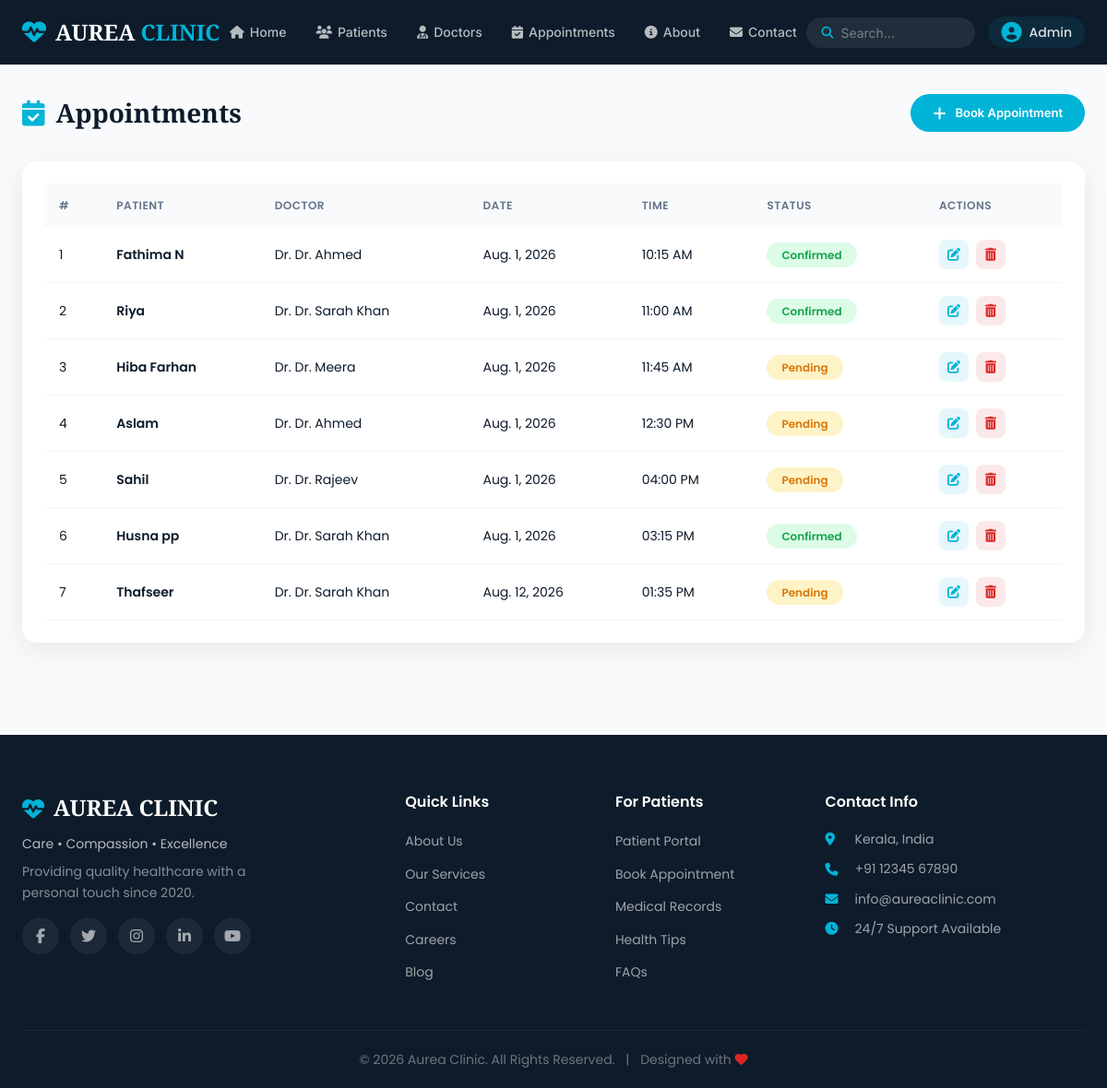
The app's page /appointments/ with its own data.
### appointments/models.py (models this page shows, shortened)
class Appointment(models.Model):
    STATUS_CHOICES = [
        ('Confirmed', 'Confirmed'),
        ('Pending', 'Pending'),
    ]
    patient = models.ForeignKey(Patient, on_delete=models.CASCADE)
    doctor = models.ForeignKey(Doctor, on_delete=models.CASCADE)
    date = models.DateField()
    time = models.TimeField()
    reason = models.CharField(max_length=200, blank=True)
    status = models.CharField(max_length=20, choices=STATUS_CHOICES, default='Pending')

### patients/models.py (models this page shows, shortened)
class Patient(models.Model):
    name = models.CharField(max_length=100)
    age = models.IntegerField()
    phone = models.CharField(max_length=15)
    disease = models.TextField()

### doctors/models.py (models this page shows, shortened)
class Doctor(models.Model):
    name = models.CharField(max_length=100)
    specialization = models.CharField(max_length=100)
    phone = models.CharField(max_length=15)
    email = models.EmailField()
    department = models.ForeignKey(
        Department,
        on_delete=models.CASCADE
    )

### appointments/views.py (the view)
# urls.py: path('', views.appointment_list, name='appointment_list'),
def appointment_list(request):
    appointments = Appointment.objects.all()
    patients = Patient.objects.all()
    doctors = Doctor.objects.all()
    context = {
        'appointments': appointments,
        'patients': patients,
        'doctors': doctors,
    }
    return render(request, 'appointments/list.html', context)

### templates/appointments/list.html (shortened to what this page needs)
{% extends 'base.html' %}
{% load static %}
{% block content %}
<section class="page-section">
    <div class="container">
        <div class="page-header">
            <h1 class="page-title"><i class="fas fa-calendar-check"></i> Appointments</h1>
            <a href="{% url 'book_appointment' %}" class="btn btn-primary btn-sm">
                <i class="fas fa-plus"></i> Book Appointment
            </a>
        </div>
        <div class="table-card">
            <div class="table-responsive">
                <table class="data-table">
                    <thead>
                        <tr>
                            <th>#</th>
                            <th>Patient</th>
                            <th>Doctor</th>
                            <th>Date</th>
                            <th>Time</th>
                            <th>Status</th>
                            <th>Actions</th>
                        </tr>
                    </thead>
                    <tbody>
                        {% for appointment in appointments %}
                        <tr>
                            <td>{{ forloop.counter }}</td>
                            <td><strong>{{ appointment.patient.name }}</strong></td>
                            <td>Dr. {{ appointment.doctor.name }}</td>
                            <td>{{ appointment.date }}</td>
                            <td>{{ appointment.time|time:"h:i A" }}</td>
                            <td>
                                <span class="status-badge {% if appointment.status == 'Confirmed' %}status-confirmed{% else %}status-pending{% endif %}">
                                    {{ appointment.status }}
                                </span>
                            </td>
                            <td>
                                <div class="action-buttons">
                                    <a href="{% url 'appointment_update' appointment.id %}" class="btn-action btn-edit">
                                        <i class="fas fa-edit"></i>
                                    </a>
                                    <a href="{% url 'appointment_delete' appointment.id %}" class="btn-action btn-delete">
                                        <i class="fas fa-trash-alt"></i>
                                    </a>
                                </div>
                            </td>
                        </tr>
                        {% endfor %}
                    </tbody>
                </table>
            </div>
        </div>
    </div>
</section>
{% endblock %}

### static/css/style.css (style rules this page uses)
:root { --primary: #0D1B2A; --secondary: #1B4965; --accent: #00B4D8; --accent-dark: #0090b3; --bg: #F8FAFC; --white: #FFFFFF; --text: #0D1B2A; --text-light: #64748B; --success: #16A34A; --danger: #DC2626; --warning: #D97706; --shadow: 0 8px 30px rgba(0, 0, 0, 0.08); --shadow-hover: 0 12px 40px rgba(0, 0, 0, 0.15); --radius: 16px; --transition: all 0.3s cubic-bezier(0.4, 0, 0.2, 1); }
* { margin: 0; padding: 0; box-sizing: border-box; }
html { scroll-behavior: smooth; }
body { font-family: 'Poppins', sans-serif; background: var(--bg); color: var(--text); line-height: 1.6; min-height: 100vh; display: flex; flex-direction: column; }
.container { max-width: 1200px; margin: 0 auto; padding: 0 24px; }
.btn { display: inline-flex; align-items: center; gap: 10px; padding: 14px 35px; border-radius: 50px; text-decoration: none; font-family: 'Inter', sans-serif; font-weight: 600; font-size: 14px; transition: var(--transition); border: none; cursor: pointer; }
.btn-primary { background: var(--accent); color: #fff; }
.btn i { font-size: 16px; }
.table-responsive { overflow-x: auto; }
.status-badge { display: inline-block; padding: 4px 16px; border-radius: 50px; font-size: 12px; font-weight: 600; }
.status-confirmed { background: #DCFCE7; color: var(--success); }
.status-pending { background: #FEF3C7; color: var(--warning); }
.page-title { font-family: 'Cinzel', serif; font-size: 28px; color: var(--text); margin: 30px 0 24px; display: flex; align-items: center; gap: 12px; }
.page-title i { color: var(--accent); }
.table-card { background: var(--white); border-radius: var(--radius); padding: 24px; box-shadow: var(--shadow); overflow-x: auto; margin-bottom: 40px; }
.data-table { width: 100%; border-collapse: collapse; }
.data-table thead { background: var(--bg); border-radius: 12px; }
.data-table th { padding: 14px 16px; text-align: left; font-size: 12px; font-weight: 600; color: var(--text-light); text-transform: uppercase; letter-spacing: 0.5px; }
.data-table td { padding: 14px 16px; border-bottom: 1px solid #F1F5F9; font-size: 14px; color: var(--text); }
.data-table tbody tr { transition: var(--transition); }
.data-table td strong { font-weight: 600; }
.page-section { padding: 30px 0 60px; }
.page-header { display: flex; justify-content: space-between; align-items: center; margin-bottom: 30px; flex-wrap: wrap; gap: 15px; }
.page-title { font-family: 'Cinzel', serif; font-size: 28px; color: var(--text); display: flex; align-items: center; gap: 12px; margin: 0; }
.btn-sm { padding: 10px 24px; font-size: 13px; }
.action-buttons { display: flex; gap: 8px; }
.btn-action { width: 32px; height: 32px; border-radius: 8px; display: flex; align-items: center; justify-content: center; text-decoration: none; transition: var(--transition); }
.btn-edit { background: rgba(0, 180, 216, 0.1); color: var(--accent); }
.btn-delete { background: rgba(220, 38, 38, 0.1); color: var(--danger); }

### records on screen
Appointment: patient.name "Fathima N", doctor.name "Dr. Ahmed", date "Aug. 1, 2026", time "10:15 AM", status "Confirmed"
Appointment: patient.name "Riya", doctor.name "Dr. Sarah Khan", date "Aug. 1, 2026", time "11:00 AM", status "Confirmed"
Appointment: patient.name "Hiba Farhan", doctor.name "Dr. Meera", date "Aug. 1, 2026", time "11:45 AM", status "Pending"
Appointment: patient.name "Aslam", doctor.name "Dr. Ahmed", date "Aug. 1, 2026", time "12:30 PM", status "Pending"
Appointment: patient.name "Sahil", doctor.name "Dr. Rajeev", date "Aug. 1, 2026", time "04:00 PM", status "Pending"
Appointment: patient.name "Husna pp", doctor.name "Dr. Sarah Khan", date "Aug. 1, 2026", time "03:15 PM", status "Confirmed"
Appointment: patient.name "Thafseer", doctor.name "Dr. Sarah Khan", date "Aug. 12, 2026", time "01:35 PM", status "Pending"
